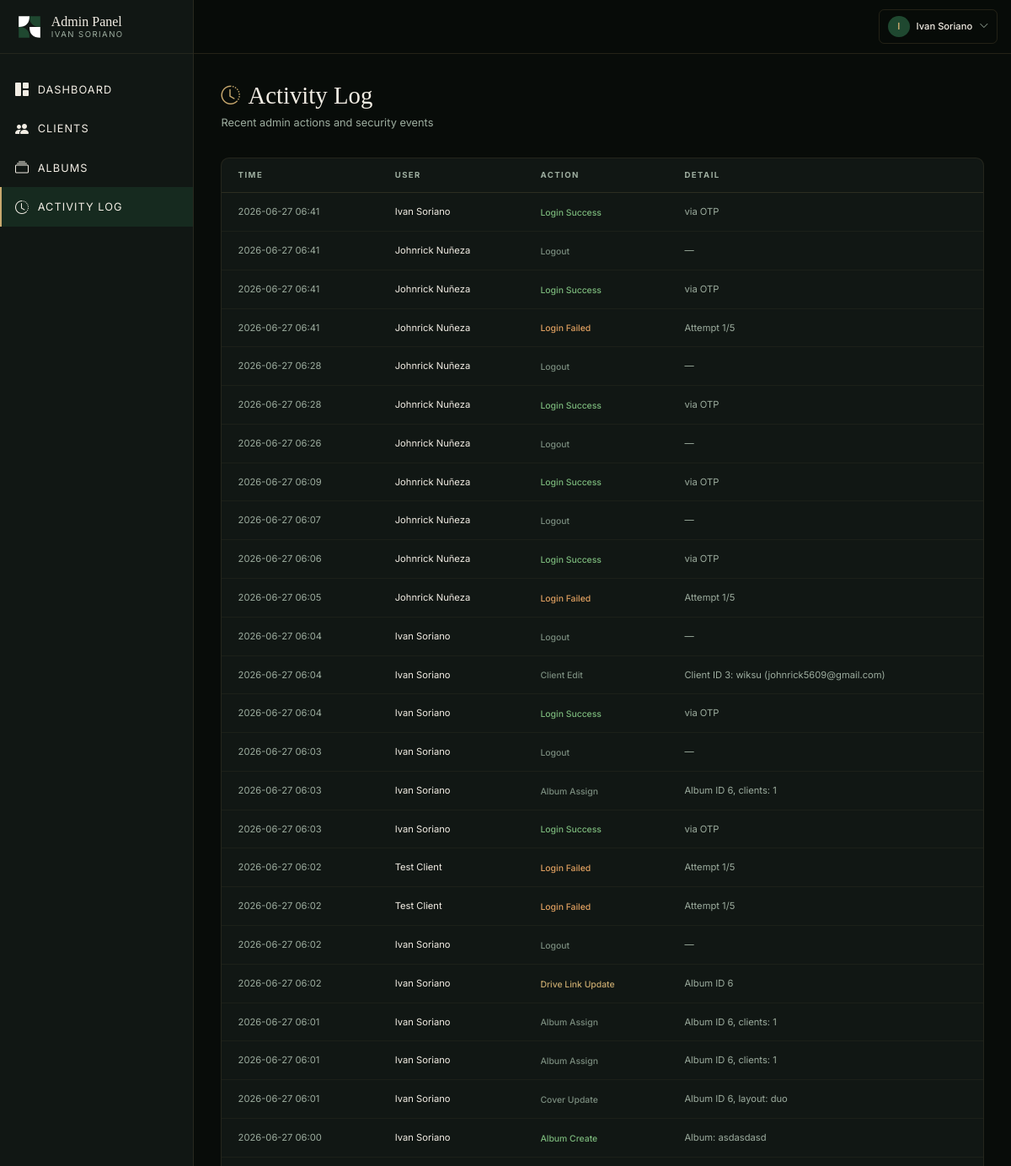
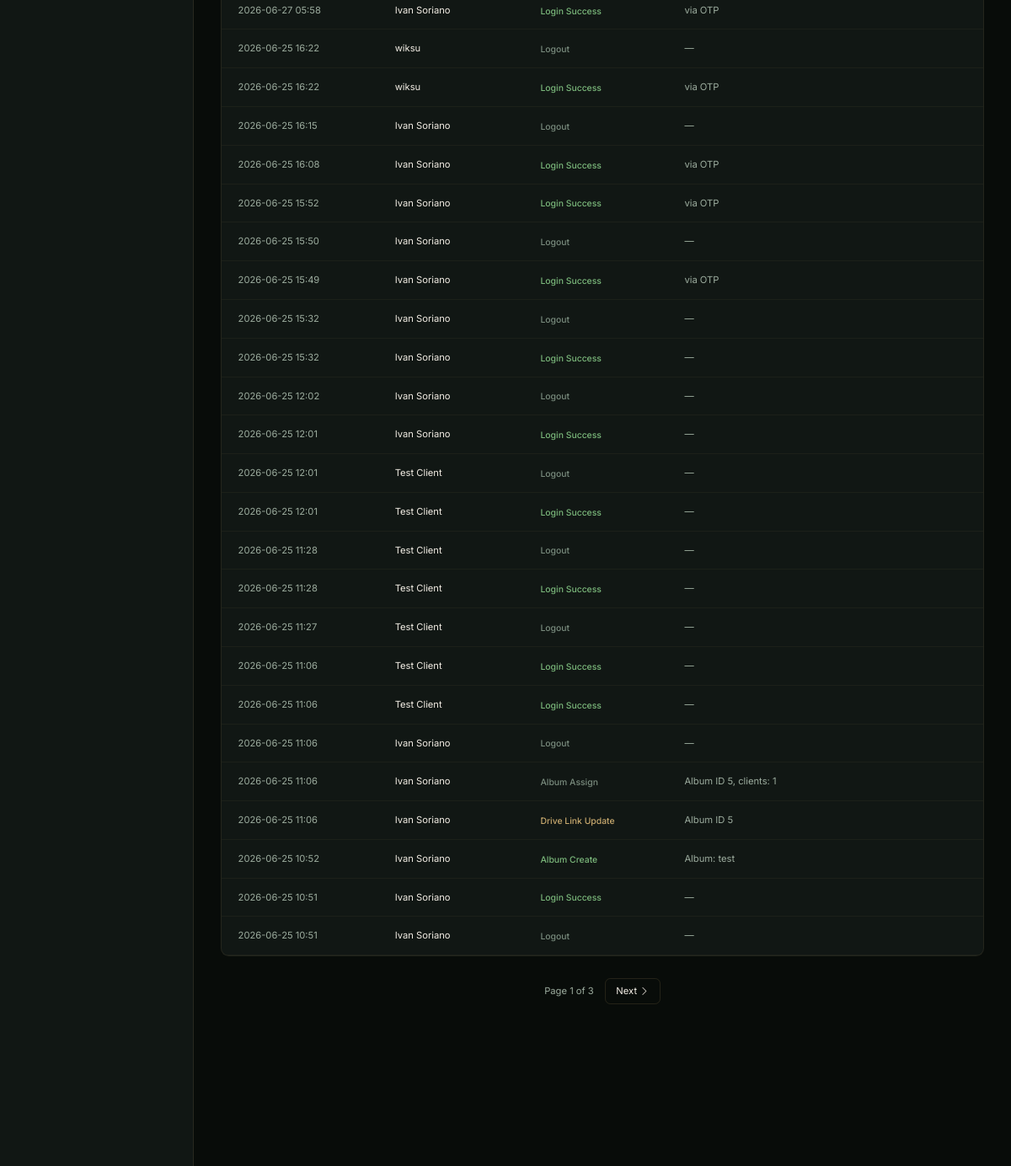
Before: /admin/logs (signed in, upper part) with the older database file (2 pictures, top to bottom).
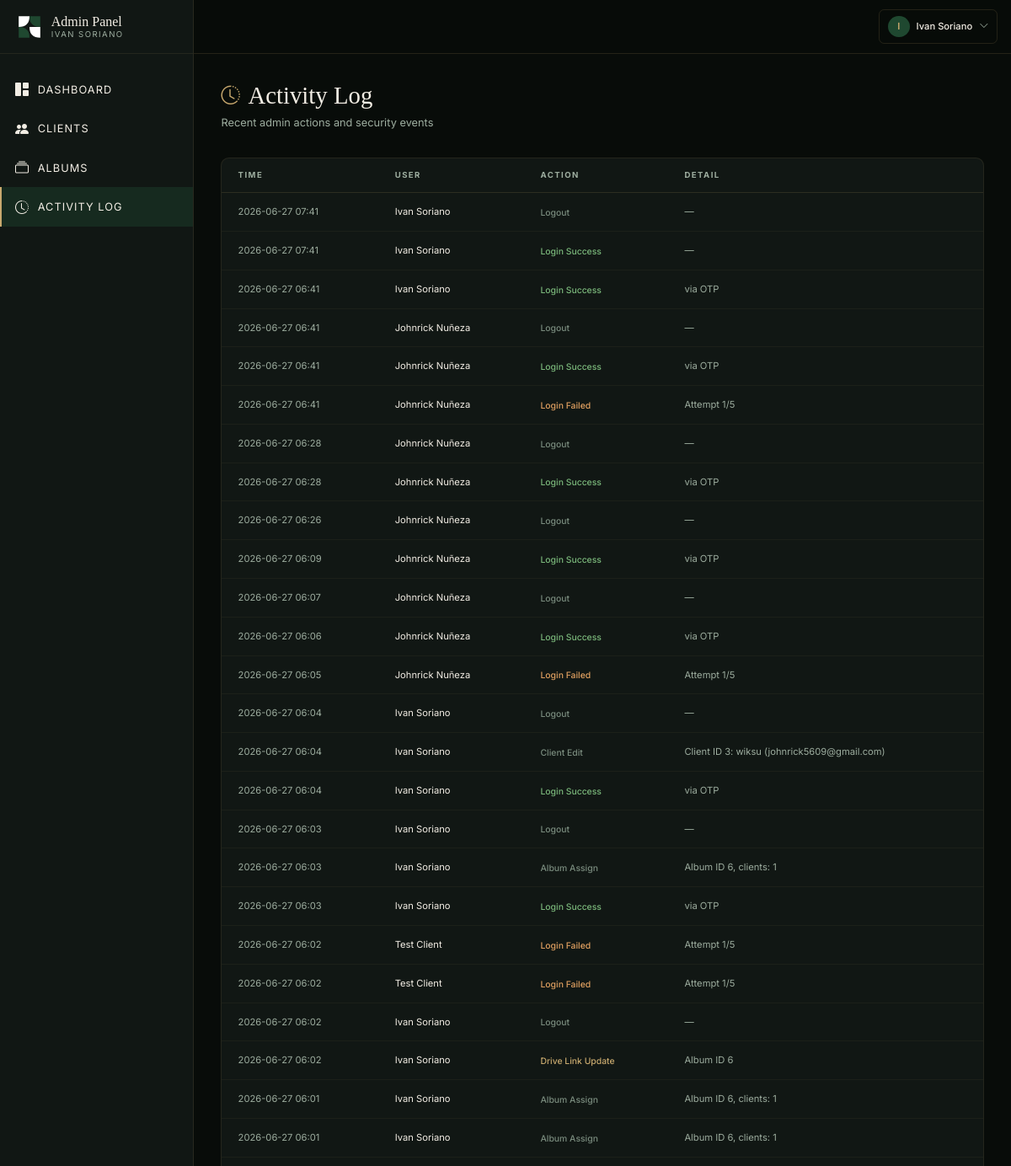
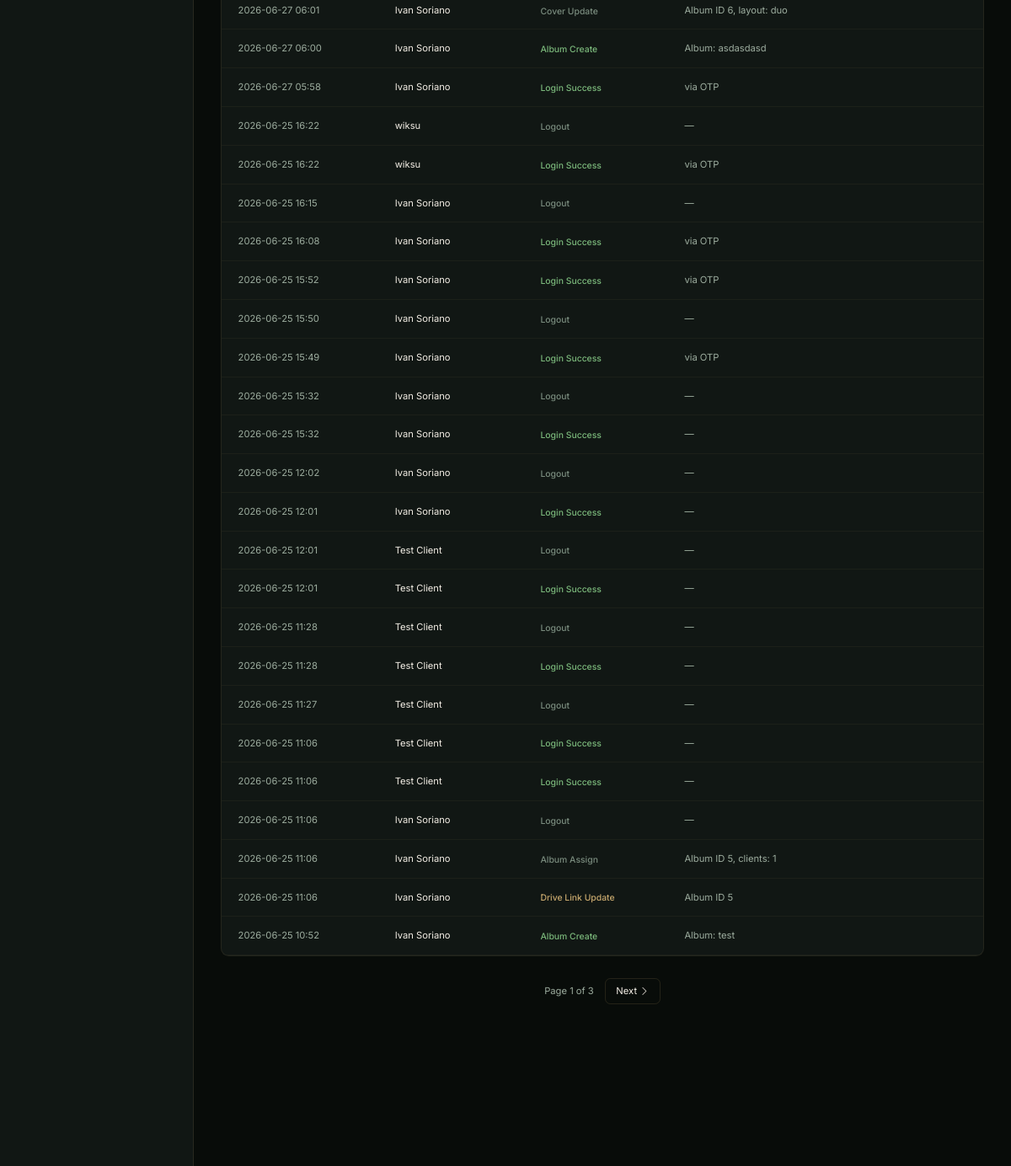
After: the same page with the newer database file (2 pictures, top to bottom).
### models.py (models this page shows, shortened)
class User(UserMixin, db.Model):
    __tablename__ = "users"
    id = db.Column(db.Integer, primary_key=True)
    email = db.Column(db.String(120), unique=True, nullable=False)
    password_hash = db.Column(db.String(256), nullable=True)
    role = db.Column(db.String(20), nullable=False, default="client")  # 'admin' or 'client'
    name = db.Column(db.String(100), nullable=False, default="")
    created_at = db.Column(db.DateTime, default=datetime.utcnow)
    failed_login_count = db.Column(db.Integer, default=0)
    locked_until = db.Column(db.DateTime, nullable=True)
    oauth_provider = db.Column(db.String(20), nullable=True)  # 'facebook', 'google', or None
    assignments = db.relationship("PhotoAssignment", backref="client", foreign_keys="PhotoAssignment.client_id", cascade="all, delete-orphan")
    @property
    def is_admin(self):
        return self.role == "admin"

class AdminLog(db.Model):
    __tablename__ = "admin_logs"
    id = db.Column(db.Integer, primary_key=True)
    user_id = db.Column(db.Integer, db.ForeignKey("users.id"), nullable=True)
    action = db.Column(db.String(100), nullable=False)
    detail = db.Column(db.Text, nullable=True)
    created_at = db.Column(db.DateTime, default=datetime.utcnow)
    user = db.relationship("User", foreign_keys=[user_id])

### admin.py (the view)
@admin_bp.route("/logs")
@admin_required
def logs():
    page = request.args.get("page", 1, type=int)
    per_page = 50
    pagination = AdminLog.query.order_by(AdminLog.created_at.desc()).paginate(
        page=page, per_page=per_page, error_out=False
    )
    return render_template("admin/logs.html", logs=pagination.items, pagination=pagination)

### admin.py (called while the page is built)
def admin_required(f):
    @wraps(f)
    @login_required
    def decorated(*args, **kwargs):
        if not current_user.is_admin:
            return redirect(url_for("client.gallery"))
        return f(*args, **kwargs)
    return decorated

### app.py (called while the page is built)
@login_manager.user_loader
def load_user(user_id):
    return User.query.get(int(user_id))

@app.after_request
def set_no_cache_headers(response):
    response.headers["Cache-Control"] = "no-store, no-cache, must-revalidate, max-age=0"
    response.headers["Pragma"] = "no-cache"
    response.headers["Expires"] = "0"
    return response

### templates/admin/logs.html (shortened to what this page needs)
{% extends "admin/base.html" %}
{% block content %}
<div class="admin-animate">
  <div class="mb-10">
    <div class="flex items-center gap-3 mb-2">
      <i class="bi bi-clock-history" style="font-size: 28px; color: var(--isp-gold);"></i>
      <h1 class="text-3xl sm:text-4xl" style="font-family: var(--font-display); color: var(--isp-cream); font-weight: 300;">Activity Log</h1>
    </div>
    <p style="color: var(--isp-text-muted); font-size: 16px;">Recent admin actions and security events</p>
  </div>
  <div class="rounded-xl overflow-x-auto" style="background-color: var(--isp-bg-card); border: 1px solid rgba(200,169,110,0.1);">
    <table class="w-full min-w-[640px]">
      <thead>
        <tr style="border-bottom: 1px solid rgba(200,169,110,0.15);">
          <th class="text-left px-6 py-4 uppercase" style="font-size: 12px; letter-spacing: 0.15em; color: var(--isp-text-muted);">Time</th>
          <th class="text-left px-6 py-4 uppercase" style="font-size: 12px; letter-spacing: 0.15em; color: var(--isp-text-muted);">User</th>
          <th class="text-left px-6 py-4 uppercase" style="font-size: 12px; letter-spacing: 0.15em; color: var(--isp-text-muted);">Action</th>
          <th class="text-left px-6 py-4 uppercase" style="font-size: 12px; letter-spacing: 0.15em; color: var(--isp-text-muted);">Detail</th>
        </tr>
      </thead>
      <tbody>
        {% for log in logs %}
        <tr style="border-bottom: 1px solid rgba(200,169,110,0.06);">
          <td class="px-6 py-4" style="color: var(--isp-text-muted); font-size: 14px; white-space: nowrap;">
            {{ log.created_at.strftime('%Y-%m-%d %H:%M') }}
          </td>
          <td class="px-6 py-4" style="color: var(--isp-cream); font-size: 14px;">
            {{ log.user.name if log.user else 'System' }}
          </td>
          <td class="px-6 py-4">
            <span style="font-size: 13px; font-weight: 500; color: {{ action_colors.get(log.action, '#C8A96E') }};">
              {{ log.action.replace('_', ' ').title() }}
            </span>
          </td>
          <td class="px-6 py-4" style="color: var(--isp-text-muted); font-size: 14px;">
            {{ log.detail or '—' }}
          </td>
        </tr>
        {% else %}
        <tr>
          <td colspan="4" class="px-6 py-12 text-center" style="color: var(--isp-text-muted); font-size: 15px;">
            No activity logged yet.
          </td>
        </tr>
        {% endfor %}
      </tbody>
    </table>
  </div>
  {% if pagination.pages > 1 %}
  <div class="flex items-center justify-center gap-4 mt-8">
    <span style="color: var(--isp-text-muted); font-size: 14px;">
      Page {{ pagination.page }} of {{ pagination.pages }}
    </span>
    {% if pagination.has_next %}
    <a href="{{ url_for('admin.logs', page=pagination.next_num) }}" class="px-4 py-2 rounded-lg transition-colors hover:bg-isp-green" style="color: var(--isp-cream); font-size: 14px; border: 1px solid rgba(200,169,110,0.15);">
      Next <i class="bi bi-chevron-right"></i>
    </a>
    {% endif %}
  </div>
  {% endif %}
</div>
{% endblock %}

### templates/admin/base.html (shortened to what this page needs)
<!DOCTYPE html>
<html lang="en">
<head>
  <script src="https://cdn.tailwindcss.com"></script>
  <link rel="stylesheet" href="https://cdn.jsdelivr.net/npm/bootstrap-icons@1.11.3/font/bootstrap-icons.min.css">
  <link rel="stylesheet" href="{{ url_for('static', filename='css/styles.css') }}" />
</head>
<body style="background-color: var(--isp-bg); font-family: var(--font-body); min-height: 100vh; overflow-x: hidden; max-width: 100%; width: 100%;">
  <div style="min-height: 100vh;">
    <aside class="fixed top-0 bottom-0 left-0 w-72 z-50 flex flex-col transition-transform duration-300 -translate-x-full lg:translate-x-0"
      id="admin-sidebar"
      style="background-color: var(--isp-bg-card); border-right: 1px solid rgba(200,169,110,0.12);">
      <div class="px-6 flex-shrink-0 flex items-center" style="border-bottom: 1px solid rgba(200,169,110,0.1); height: 80px;">
        <a href="/admin/dashboard" class="flex items-center gap-3">
          <svg width="40" height="40" viewBox="0 0 100 100" fill="none" xmlns="http://www.w3.org/2000/svg">
            <path d="M10 10 H50 Q50 50 10 50 Z" fill="white" />
            <path d="M50 10 H90 V50 Q50 50 50 10 Z" fill="#1F4830" />
            <path d="M10 50 Q50 50 50 90 H10 Z" fill="#1F4830" />
            <path d="M50 50 Q50 90 90 90 V50 Z" fill="white" />
          </svg>
          <div class="flex flex-col leading-none">
            <span style="font-family: var(--font-display); color: var(--isp-cream); font-size: 20px; font-weight: 400;">
              Admin Panel
            </span>
            <span style="font-family: var(--font-body); color: var(--isp-text-muted); font-size: 12px; letter-spacing: 0.15em; text-transform: uppercase; margin-top: 2px;">
              Ivan Soriano
            </span>
          </div>
        </a>
      </div>
      <nav class="flex-1 py-6 overflow-y-auto" style="min-height: 0;">
        <a href="/admin/dashboard" class="admin-nav-link" style="color: var(--isp-cream);">
          <i class="bi bi-grid-1x2-fill" style="font-size: 20px;"></i> Dashboard
        </a>
        <a href="/admin/clients" class="admin-nav-link" style="color: var(--isp-cream);">
          <i class="bi bi-people-fill" style="font-size: 20px;"></i> Clients
        </a>
        <a href="/admin/albums" class="admin-nav-link" style="color: var(--isp-cream);">
          <i class="bi bi-collection" style="font-size: 20px;"></i> Albums
        </a>
        <a href="/admin/logs" class="admin-nav-link" style="color: var(--isp-cream);">
          <i class="bi bi-clock-history" style="font-size: 20px;"></i> Activity Log
        </a>
      </nav>
    </aside>
    <div class="min-w-0 lg:ml-72" style="min-height: 100vh;">
      <header class="sticky top-0 z-30 flex items-center justify-between px-5"
        style="background-color: rgba(8,12,9,0.92); backdrop-filter: blur(12px); border-bottom: 1px solid rgba(200,169,110,0.15); height: 80px;">
        <div class="relative">
          <button onclick="toggleUserMenu()" class="flex items-center gap-2.5 px-3 py-2 rounded-lg transition-all hover:bg-isp-green" style="border: 1px solid rgba(200,169,110,0.15);">
            <div class="w-8 h-8 rounded-full flex items-center justify-center" style="background-color: var(--isp-green); color: var(--isp-gold); font-size: 14px; font-weight: 600;">
              {{ current_user.name[0] if current_user.name else 'A' }}
            </div>
            <span class="hidden sm:inline" style="color: var(--isp-cream); font-size: 14px; font-weight: 500;">{{ current_user.name }}</span>
            <i class="bi bi-chevron-down" style="font-size: 14px; color: var(--isp-text-muted);"></i>
          </button>
        </div>
      </header>
      <main class="px-4 sm:px-6 lg:px-10 py-8 md:py-10">
        {% block content %}{% endblock %}
      </main>
    </div>
  </div>
</body>
</html>

### static/css/styles.css (style rules this page uses)
@media (min-width: 1024px) { body { zoom: 0.8; } }
:root { --isp-green: #1F4830; --isp-green-light: #2D5A3D; --isp-green-dark: #152E20; --isp-cream: #F2EDE4; --isp-gold: #C8A96E; --isp-bg: #080C09; --isp-bg-card: #111714; --isp-bg-section: #0D120F; --isp-text-muted: #9DAD9F; --font-display: 'Cormorant Garamond', Georgia, serif; --font-body: 'Inter', system-ui, sans-serif; }
* { margin: 0; padding: 0; box-sizing: border-box; }
html, body { height: 100%; width: 100%; }
body { background-color: var(--isp-bg); font-family: var(--font-body); color: var(--isp-cream); -webkit-font-smoothing: antialiased; -moz-osx-font-smoothing: grayscale; }
html { scroll-behavior: smooth; }
body { max-width: 100%; width: 100%; margin: 0; padding: 0; }

### templates/admin/base.html (style rules this page uses)
.admin-nav-link { display: flex; align-items: center; gap: 12px; padding: 14px 20px; font-size: 16px; letter-spacing: 0.08em; text-transform: uppercase; transition: all 0.3s ease; border-left: 3px solid transparent; }
.admin-nav-link.active { background-color: rgba(31,72,48,0.4); border-left-color: var(--isp-gold); color: var(--isp-gold); }
.admin-animate { animation: fadeInUp 0.5s ease-out; }

Changed rows visible on the page:
no longer on this page (row unchanged): AdminLog: created_at "2026-06-25 10:51", user "Ivan Soriano", action.replace "Login Success", detail "—"
no longer on this page (row unchanged): AdminLog: created_at "2026-06-25 10:51", user "Ivan Soriano", action.replace "Logout", detail "—"
added AdminLog: created_at "2026-06-27 07:41", user "Ivan Soriano", action.replace "Logout", detail "—"
added AdminLog: created_at "2026-06-27 07:41", user "Ivan Soriano", action.replace "Login Success", detail "—"
